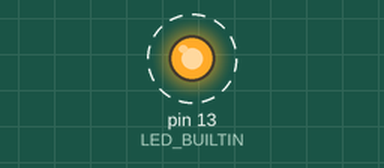
Simulated run of this sketch. Board: Arduino Uno, built with avr-gcc and run on an emulated ATmega328P. Shown: output pins drawn as LEDs (lit = HIGH). Dashed ring = blinking. What the sketch prints to the serial monitor is not drawn.

Above: at 0.2 s.
Timing chart, 0 to 3.0 s (numbered marks = the images above):
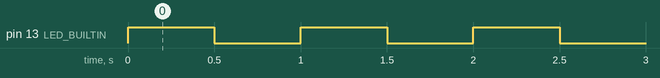

The sketch:

diagnostic_1750288115559.ino
```cpp
// Diagnostic test sketch
void setup() {
  Serial.begin(115200);
  Serial.println("Arduino IDE diagnostic test");
  pinMode(LED_BUILTIN, OUTPUT);
}

void loop() {
  digitalWrite(LED_BUILTIN, HIGH);
  delay(500);
  digitalWrite(LED_BUILTIN, LOW);
  delay(500);
  Serial.println("Test running...");
}
```

Measured:
- by itself, pin 13 (LED_BUILTIN): alternates HIGH for 0.50 s and LOW for 0.50 s
